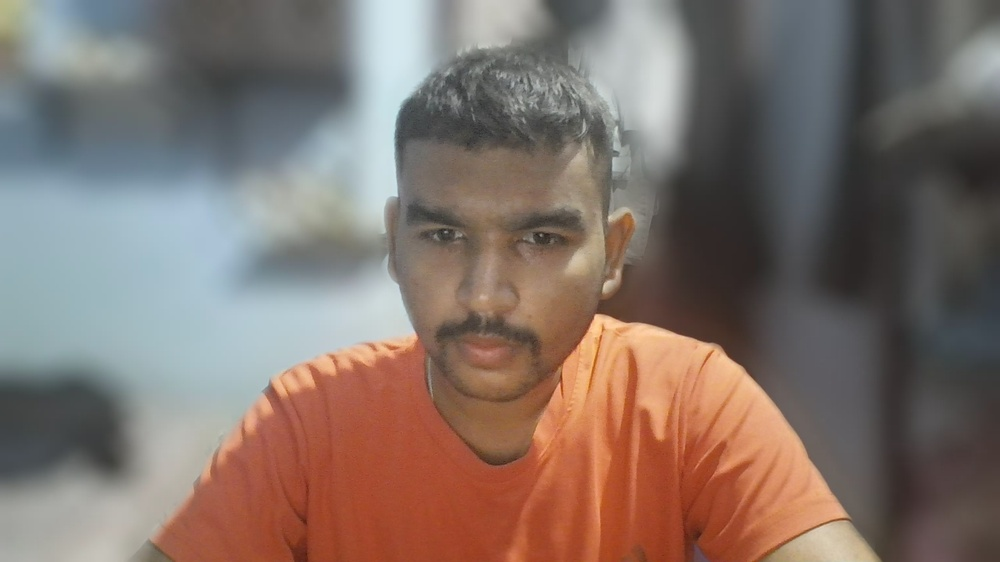
#> input picture test_frame.jpg, 1000 x 562 px, shrunk from 2560 x 1440 before the run; its folder holds only this picture in this run
$ python -i luminance_gradient.py   (imports and definitions only)   (older library calls are emulated)
#> lines starting #> are read from the running program, lines starting #| are printed output that depends on the picture
### image_module/detectors/_common.py
"""Shared helpers for the image detectors.

Every detector takes a file path and returns a dict with a "score" in [0, 1]
(higher means more suspicious) and an "applicable" flag. A detector that cannot
say anything about an image (no face found, image too small) returns
applicable=False and a score of 0.0, so callers can tell "clean" from "no opinion".
"""
import math

import cv2
import numpy as np

_FACE_CASCADE = None
_EYE_CASCADE = None


def load_bgr(path):
    """Read an image as uint8 BGR without resizing. Works with non-ASCII Windows paths."""
#> called with path = '../../test_frame.jpg'
    data = np.fromfile(path, dtype=np.uint8)
    img = cv2.imdecode(data, cv2.IMREAD_COLOR)
#> img is the input picture: shape (562, 1000, 3); mean B, G, R 106.5, 113.9, 129.2
    if img is None:
        raise ValueError(f"Could not decode image: {path}")
    return img


def load_gray(path):
    return cv2.cvtColor(load_bgr(path), cv2.COLOR_BGR2GRAY)
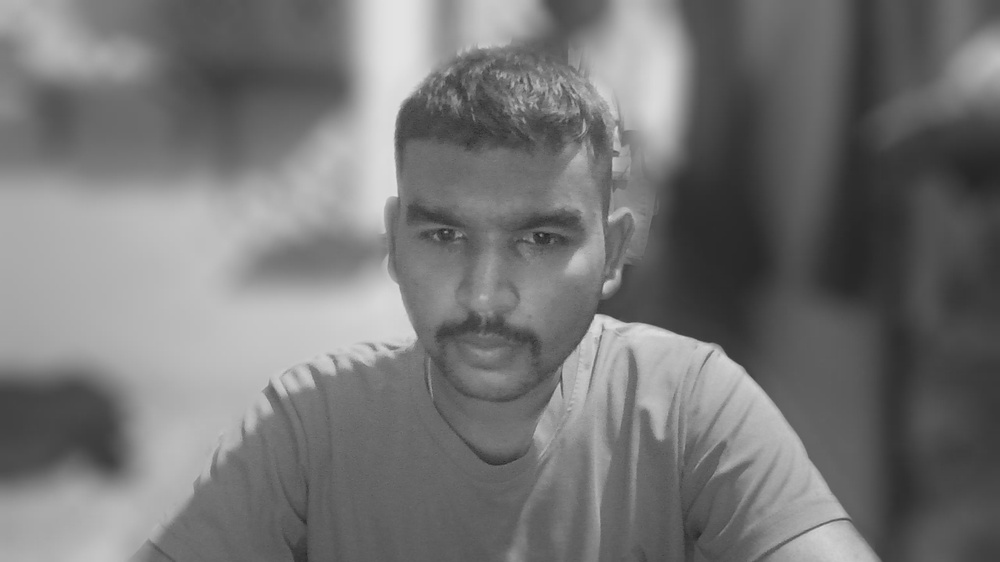
#> returned value: shape (562, 1000); min 29, max 227, mean 117.7


def clip01(value):
    value = float(value)
    if not math.isfinite(value):
        return 0.0
    return min(max(value, 0.0), 1.0)


def result(score, **details):
    out = {"score": clip01(score), "applicable": True}
    for key, value in details.items():
        out[key] = float(value) if isinstance(value, (np.floating, np.integer)) else value
    return out


def not_applicable(reason):
    return {"score": 0.0, "applicable": False, "details": reason}


# [20 lines left out: functions face_cascade, eye_cascade, largest_face, not called in this run]

### image_module/detectors/luminance_gradient.py
import cv2
import numpy as np

from ._common import load_gray, not_applicable, result


def detect_luminance_gradient(image_path):
    """Unevenness of gradient strength across a 10x10 grid plus gradient-direction entropy."""
    gray = load_gray(image_path).astype(np.float32)
    h, w = gray.shape
#> h = 562; w = 1000
    if h < 20 or w < 20:
        return not_applicable("Image too small")

    gx = cv2.Sobel(gray, cv2.CV_32F, 1, 0, ksize=3)
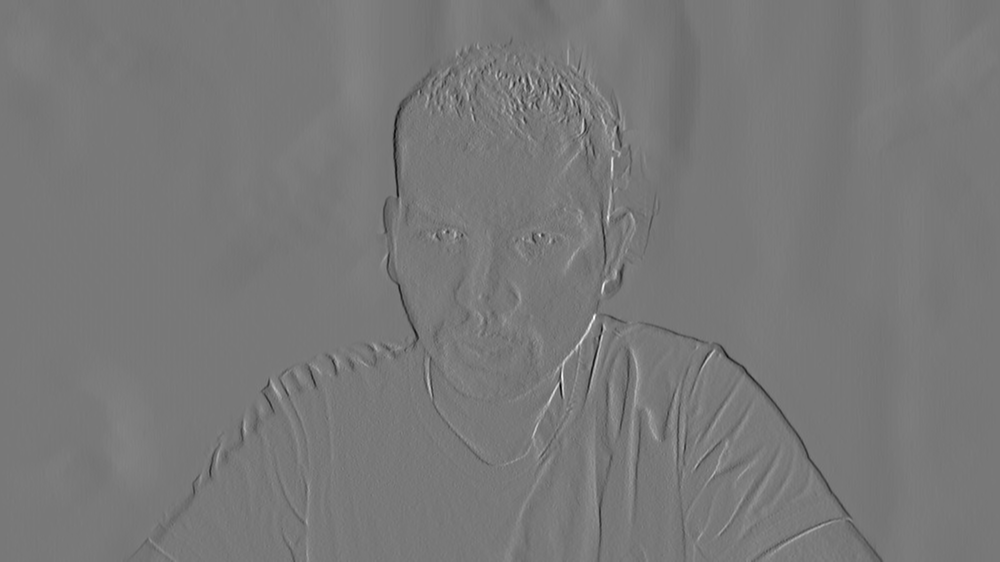
#> gx: shape (562, 1000) float32; min -417, max 463, mean -0.5; drawn with min black and max white
    gy = cv2.Sobel(gray, cv2.CV_32F, 0, 1, ksize=3)
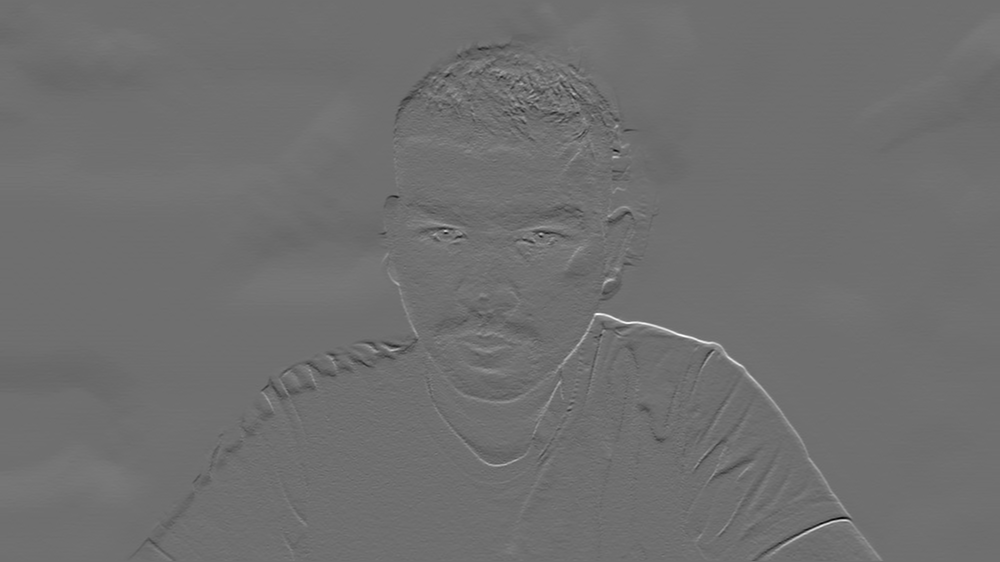
#> gy: shape (562, 1000) float32; min -376, max 484, mean -0.1; drawn with min black and max white
    magnitude, angle = cv2.cartToPolar(gx, gy, angleInDegrees=True)
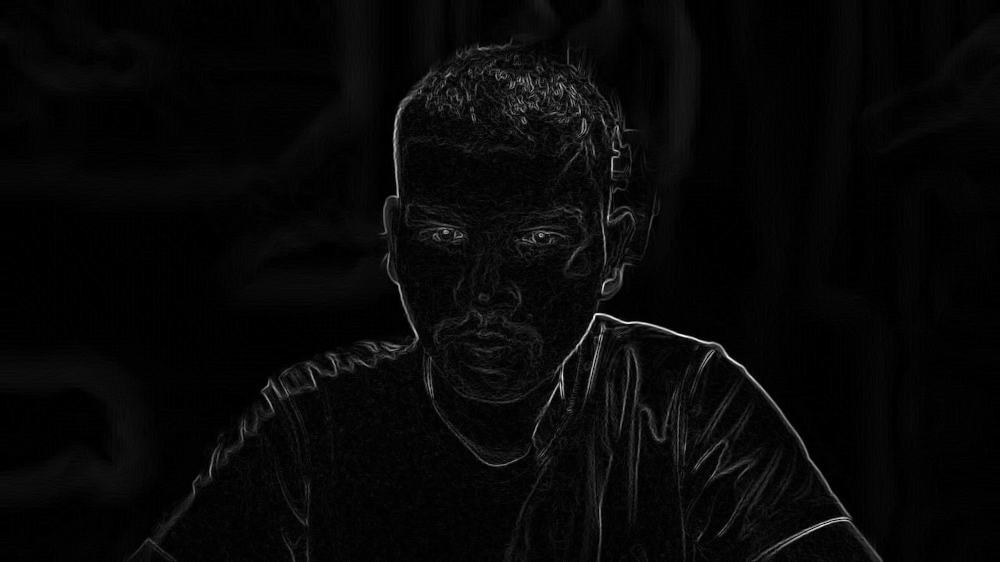
#> magnitude: shape (562, 1000) float32; min 0, max 497.2, mean 15; drawn with min black and max white
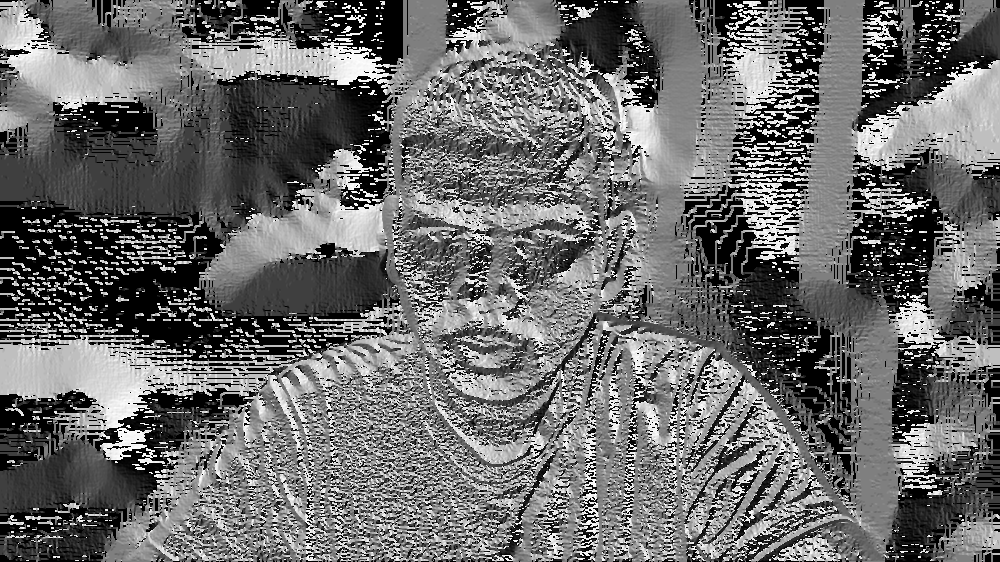
#> angle: shape (562, 1000) float32; min 0, max 359.8, mean 150.7; drawn with min black and max white
    norm = cv2.normalize(magnitude, None, 0, 1, cv2.NORM_MINMAX)

    block_h, block_w = max(h // 10, 1), max(w // 10, 1)
#> block_h = 56; block_w = 100
    spreads = np.array([
        norm[r:r + block_h, c:c + block_w].std()
        for r in range(0, h - block_h + 1, block_h)
        for c in range(0, w - block_w + 1, block_w)
    ])
#> spreads = 100 values, max 0.146 at index 56, min 0.00331 at index 40, mean 0.0338
    inconsistency = (spreads.max() - spreads.mean()) / (spreads.max() + 1e-6)
#> inconsistency = 0.769

    hist, _ = np.histogram(angle, bins=8, range=(0, 360), weights=magnitude)
#> hist = [1358948.9, 733078.8, 909775.2, 1139809.8, 1489046.2, 852654, 912340.1, 1012593.9]
    hist = hist / (hist.sum() + 1e-6)
#> hist = [0.162, 0.0872, 0.108, 0.136, 0.177, 0.101, 0.109, 0.12]
    entropy = -np.sum(hist * np.log2(hist + 1e-6))
#> entropy = 2.96
    entropy_score = max(0.0, (3.0 - entropy) / 3.0)
#> entropy_score = 0.0126

    return result(inconsistency * 0.6 + entropy_score * 0.4,
                  inconsistency=inconsistency, orientation_entropy=entropy)
#> in clip01, `value = float(value)`: value = 0.466
#> in result, `out = {"score": clip01(score), "applicable": True}`: out = {'score': 0.466, 'applicable': True}
#> after the loop in result, `for key, value in details.items():`: out = {'score': 0.466, 'applicable': True, 'inconsistency': 0.769, 'orientation_entropy': 2.96}

>>> result = detect_luminance_gradient('../../test_frame.jpg')
#> result has the same summary as out in result
